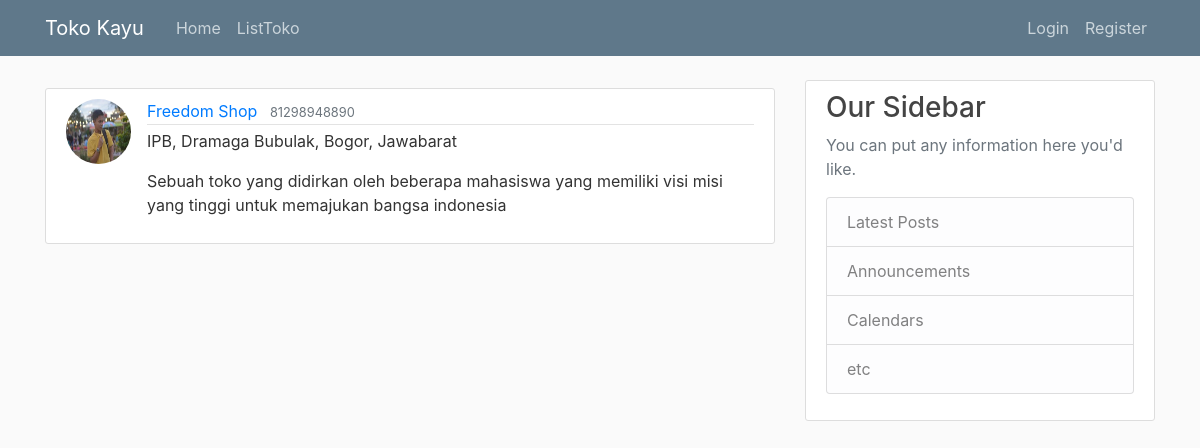
/customer/list/, run on an earlier commit of the app's database.
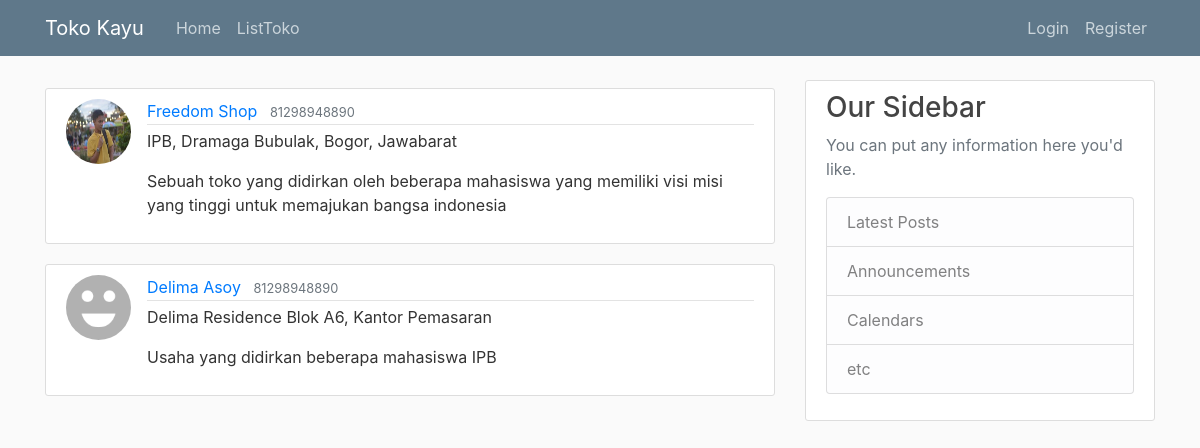
And on a later commit of the database.
### customer/models.py (models this page shows, shortened)
class TokoModel(models.Model):
    nama_toko = models.CharField(max_length=20)
    no_telepon = models.IntegerField()
    alamat = models.TextField()
    deskripsi_singkat = models.TextField()
    nama_user = models.ForeignKey(User, default=None, on_delete=models.CASCADE)

### users/models.py (models this page shows, shortened)
class Profile(models.Model):
    user = models.OneToOneField(User, on_delete=models.CASCADE)
    image = models.ImageField(default='default.jpg', upload_to='profile_pics')

### customer/views.py (the view)
class TokoListView(ListView):
    model = TokoModel
    template_name = 'customer/list.html'  # <app>/<model>_<view type>.html
    context_object_name = 'Toko'

### customer/templates/customer/list.html (shortened to what this page needs)
{% extends "base.html" %}
{% block content %}
    {% for toko in Toko %}
        <article class="media content-section">
          <img class="rounded-circle article-img" src="{{toko.nama_user.profile.image.url}}">
          <div class="media-body">
            <div class="article-metadata">
              <a class="mr-2" href="{% url 'customer:toko-detail' toko.id %}">{{ toko.nama_toko }}</a>
              <small class="text-muted">{{ toko.no_telepon }}</small>
            </div>
            <p class="article-content">{{ toko.alamat }}</p>
            <p class="article-content">{{ toko.deskripsi_singkat }}</p>
          </div>
        </article>
    {% endfor %}
{% endblock content %}

What changed in the data, as far as the page shows it:
added TokoModel: nama_user.profile.image (placeholder picture), nama_toko "Delima Asoy", no_telepon "81298948890", alamat "Delima Residence Blok A6, Kantor Pemasaran", deskripsi_singkat "Usaha yang didirkan beberapa mahasiswa IPB"
